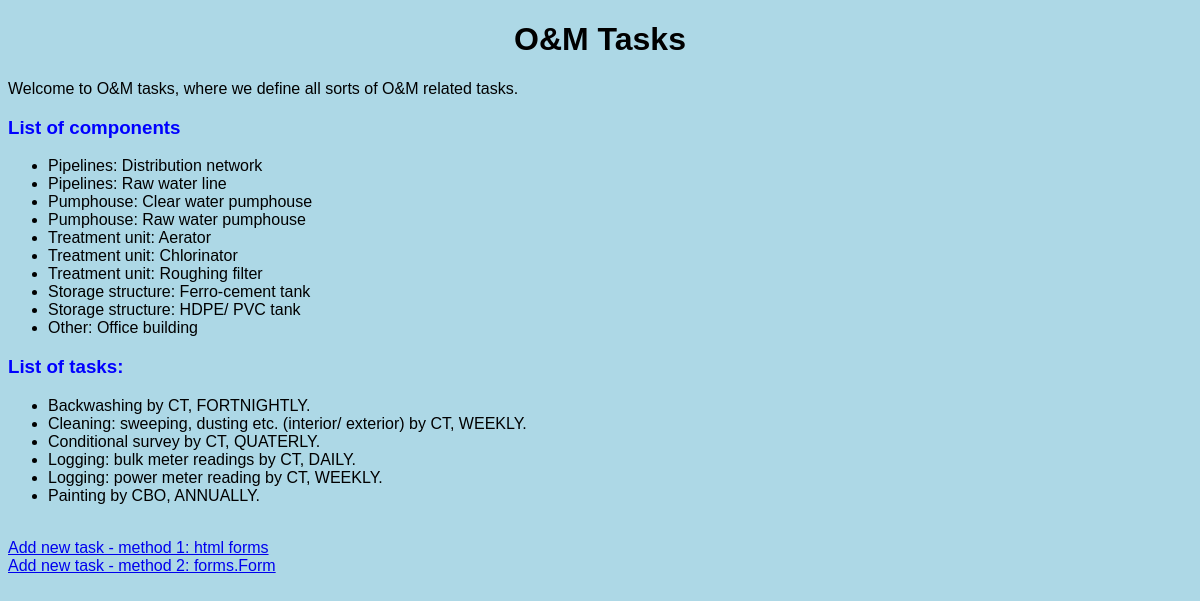
The page /tasks/ on the database as committed earlier.
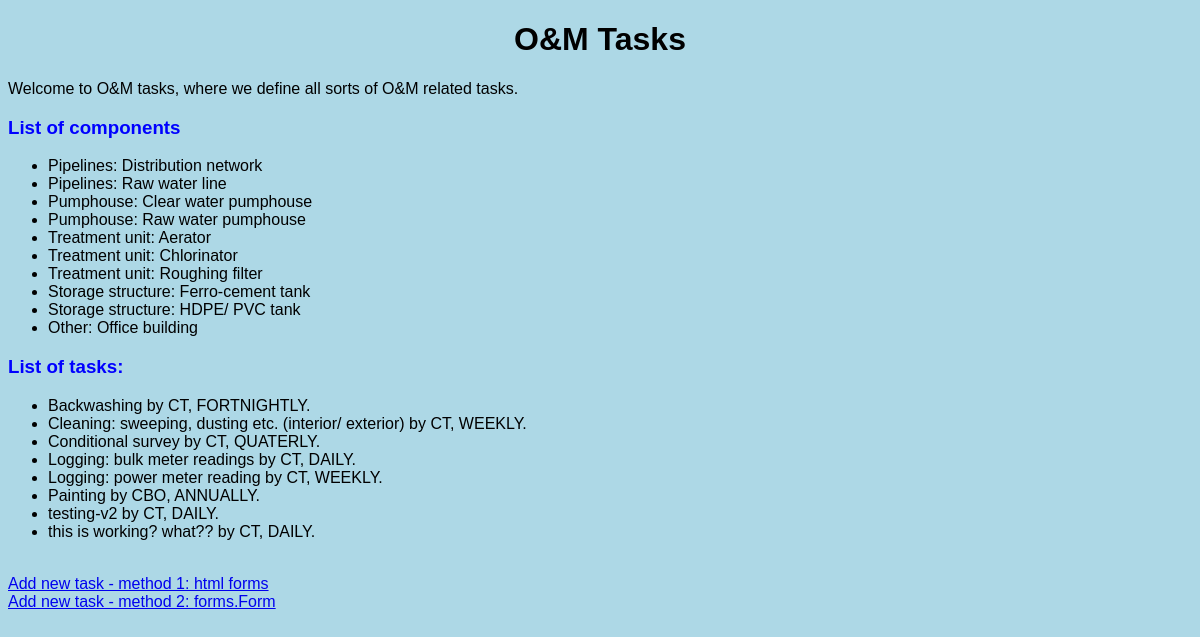
The same page on the database as committed later.
### tasks/models.py (models this page shows, shortened)
class Component(models.Model):
    component_type = models.ForeignKey(Component_Type,
                                       on_delete=models.CASCADE,
                                       related_name="components")
    component = models.CharField(max_length=64)
    def __str__(self) -> str:
        return f"{self.component_type}: {self.component}"

class Component_Type(models.Model):
    component_type = models.CharField(max_length=64)
    def __str__(self) -> str:
        return f"{self.component_type.capitalize()}"
    class Meta:
        verbose_name = "Component Type"
        verbose_name_plural = "Component Types"

class Task(models.Model):
    component = models.ManyToManyField(Component, blank=True, related_name="tasks")
    task_name = models.CharField(max_length = 128)
    task_interval = models.CharField(max_length=32, choices=INTERVALS, default="DAILY")
    task_responsibility = models.CharField(max_length=32, choices=RESPONSIBILITY, default="CT")

### tasks/views.py (the view)
# urls.py: path("", views.index, name="index"),
def index(request):
    list_components = Component.objects.all().order_by('component_type', 'component')
    list_tasks = Task.objects.all().order_by('task_name', 'task_responsibility')
    return render(request, 'tasks/index.html', {
        "comps": list_components,
        "tasks": list_tasks,
    })

### tasks/templates/tasks/index.html
{% extends 'tasks/layout.html' %}
{% block body %}
    <h1>O&M Tasks</h1>
    <p>Welcome to O&M tasks, where we define all sorts of O&M related tasks.</p>
    <h3>List of components</h3>
    <ul>
        {% for comp in comps %}
            <li>{{ comp }}</li>
        {% empty %}
            <li>No components yet.</li>
        {% endfor %}
    </ul>
    <h3>List of tasks:</h3>
    <ul>
        {% for task in tasks %}
            <li>{{ task.task_name }} by {{ task.task_responsibility }}, {{ task.task_interval }}.</li>
        {% empty %}
            <li>No tasks yet.</li>
        {% endfor %}
    </ul>
    <br><a href="{% url 'tasks:add_task' %}">Add new task - method 1: html forms</a>
    <br><a href="{% url 'tasks:add_task_2' %}">Add new task - method 2: forms.Form</a>
{% endblock %}

Rows that differ between the two databases and show on the page:
added Task: task_name "testing-v2", task_responsibility "CT", task_interval "DAILY"
added Task: task_name "this is working? what??", task_responsibility "CT", task_interval "DAILY"
